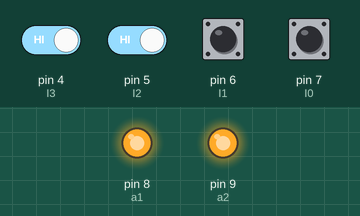
The sketch below on a simulated Arduino Uno, built with avr-gcc and run on an emulated ATmega328P. On the bench: output pins drawn as LEDs (lit = HIGH). The test bench sets the inputs (shaded band); at power-on: pin 4 (I3), pin 5 (I2), pin 6 (I1), pin 7 (I0) HIGH.

Above: at 1.2 s.
1.3 s: pin 4 (I3) driven LOW and pin 5 (I2) driven LOW
At 1.7 s:
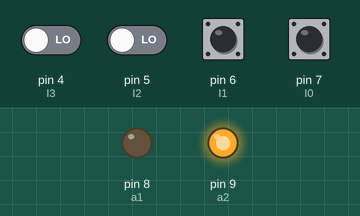
2.8 s: pin 6 (I1) pulled LOW for 0.15 s
At 2.87 s:
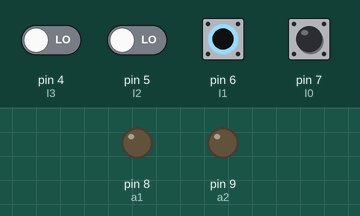
4.4 s: pin 4 (I3) driven HIGH
At 5.3 s:
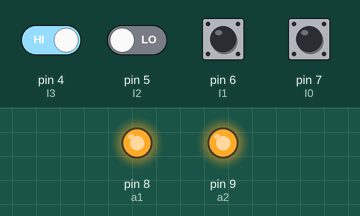
5.9 s: pin 4 (I3) driven LOW
At 6.4 s:
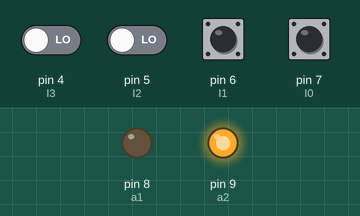
7.4 s: pin 5 (I2) driven HIGH and pin 6 (I1) driven LOW
At 8.8 s:
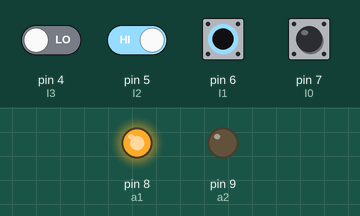
Timing chart, 0 to 9.9 s (numbered marks = the images above; inputs shaded):
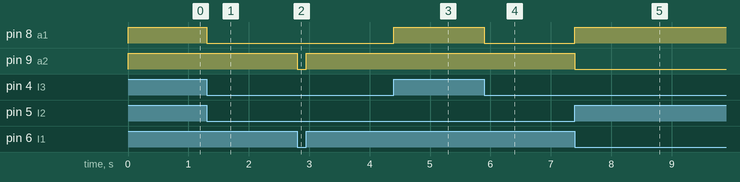

The sketch:

CODIFICADOR4A2.ino
```cpp
//Autor:Dario Jorge Iglesias
boolean a0,a1,I0,I1,I2,I3;
void setup(){  //Configuración I/O
 pinMode(4,INPUT_PULLUP);//I3
 pinMode(5,INPUT_PULLUP);//I2
 pinMode(6,INPUT_PULLUP);//I1
 pinMode(7,INPUT_PULLUP);//I0
 pinMode(8,OUTPUT);//a1
 pinMode(9,OUTPUT);//a2
            }
void loop()//ciclo infinito
{
 I3=digitalRead(4);
 I2=digitalRead(5);
 I1=digitalRead(6);
 I0=digitalRead(7);
 a0=I1|I3;a1=I2|I3;
 digitalWrite(8,a1);
 digitalWrite(9,a0);
}
```

Measured:
- after the input at 1.3 s, pin 8 (a1): HIGH → LOW at once
- after the input at 2.8 s, pin 9 (a2): HIGH → LOW at once, → HIGH 0.15 s later
- after the input at 4.4 s, pin 8 (a1): LOW → HIGH at once
- after the input at 5.9 s, pin 8 (a1): HIGH → LOW at once
- after the input at 7.4 s, pin 8 (a1): LOW → HIGH at once; pin 9 (a2): HIGH → LOW at once
